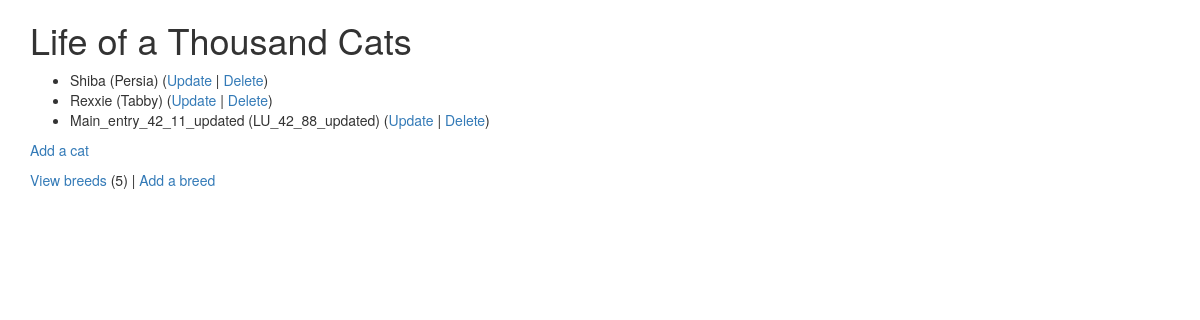
Screenshot of /cats/ (signed in) with the database file from the repository.
### cats/models.py (models this page shows, shortened)
class Cat(models.Model):
    nickname = models.CharField(
            max_length=200,
            validators=[MinLengthValidator(2, "Nickname must be greater than 1 character")]
    )
    weight = models.PositiveIntegerField()
    foods = models.CharField(max_length=300)
    breed = models.ForeignKey('Breed', on_delete=models.CASCADE, null=False)

class Breed(models.Model):
    name = models.CharField(
            max_length=200,
            validators=[MinLengthValidator(2, "Breed must be greater than 1 character")]
    )
    def __str__(self):
        return self.name

### cats/views.py (the view)
# urls.py: path('', views.MainView.as_view(), name='all'),
class MainView(LoginRequiredMixin, ListView):
    model = Cat
    template_name = "cats/all_list.html"
    def get_context_data(self, **kwargs):
        context = super().get_context_data(**kwargs)
        context['breed_count'] = Breed.objects.all().count()
        return context

### cats/templates/cats/all_list.html
{% extends "base_bootstrap.html" %} {% block content %}
<h1>Life of a Thousand Cats</h1>
{% if cat_list %}
<ul>
  {% for cat in cat_list %}
  <li>
    {{ cat.nickname }} ({{cat.breed}}) (<a
      href="{% url 'cats:cat_update' cat.id %}"
      >Update</a
    >
    | <a href="{% url 'cats:cat_delete' cat.id %}">Delete</a>) <br />
  </li>
  {% endfor %}
</ul>
{% else %}
<p>There are no autos in the library.</p>
{% endif %}
<p>
  {% if breed_count > 0 %}
  <a href="{% url 'cats:cat_create' %}">Add a cat</a>
  {% else %} Please add a Breed before you add a Cat. {% endif %}
</p>
<p>
  <a href="{% url 'cats:breed_list' %}">View breeds</a> ({{ breed_count}}) |
  <a href="{% url 'cats:breed_create' %}">Add a breed</a>
</p>
{% endblock %}

### rows the page displays
Cat: nickname "Shiba", breed "Persia"
Cat: nickname "Rexxie", breed "Tabby"
Cat: nickname "Main_entry_42_11_updated", breed "LU_42_88_updated"

### other values shown
{{ breed_count }} "5"
